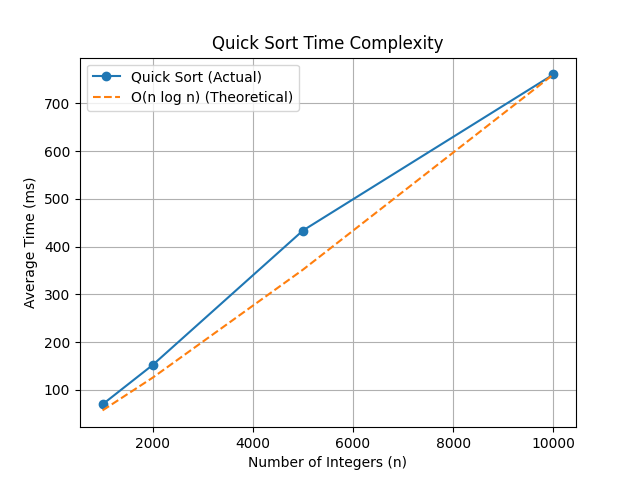

Here is the Python script that generated this plot:
import matplotlib.pyplot as plt
import csv
import math

n = []
time = []

with open("quick_sort.csv", "r") as file:
    reader = csv.reader(file)
    next(reader)
    for row in reader:
        n.append(int(row[0]))
        time.append(float(row[1]))

plt.plot(n, time, marker='o', label="Quick Sort (Actual)")

# Theoretical O(n log n) curve
nlogn = [x * math.log2(x) for x in n]
scale = time[-1] / nlogn[-1]
nlogn_scaled = [scale * x for x in nlogn]

plt.plot(n, nlogn_scaled, linestyle='--', label="O(n log n) (Theoretical)")

plt.xlabel("Number of Integers (n)")
plt.ylabel("Average Time (ms)")
plt.title("Quick Sort Time Complexity")
plt.legend()
plt.grid(True)

plt.show()
